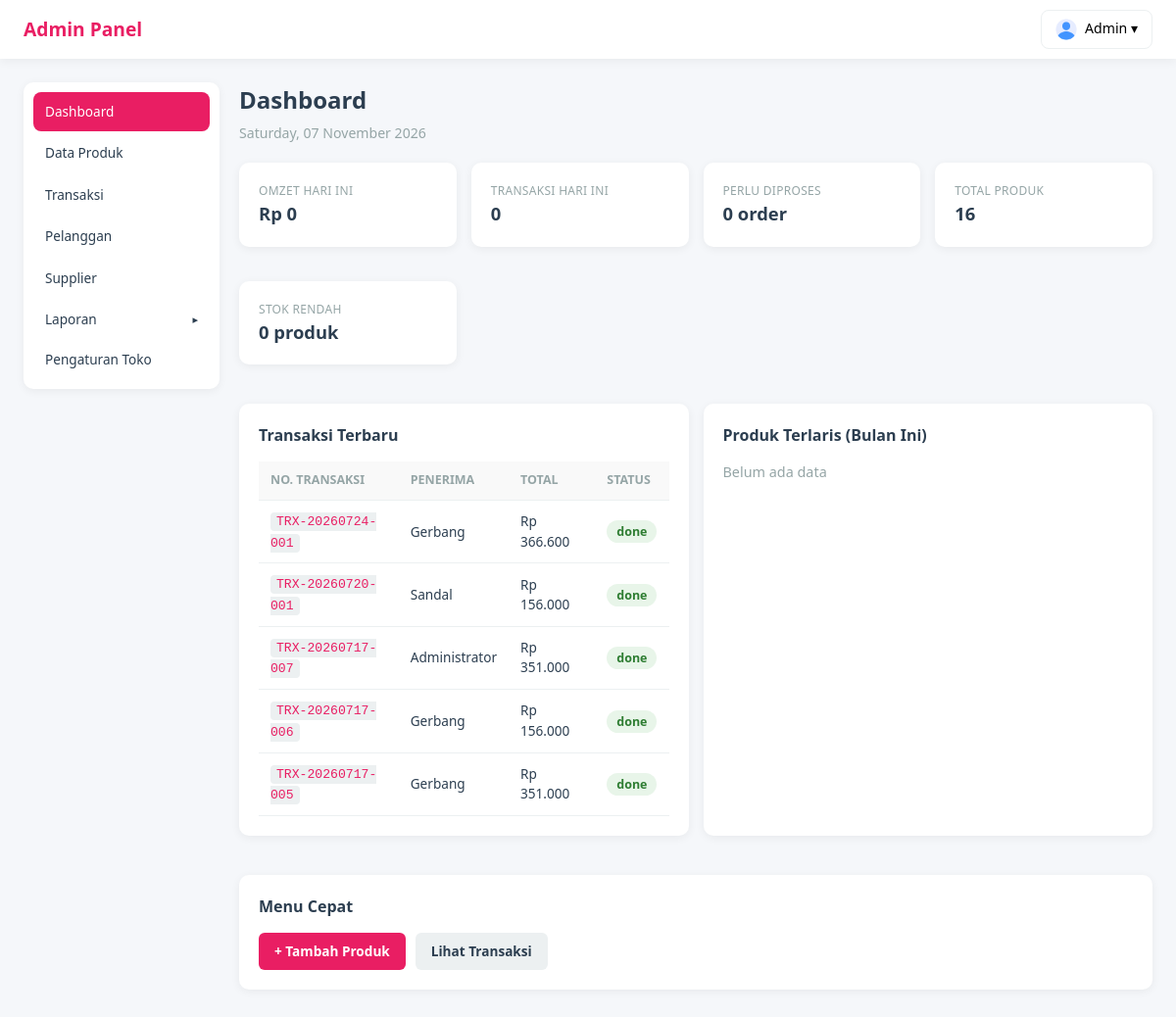
The app's page /admin/index.php with its own data.
### tables this page shows
CREATE TABLE `transaksi` (
  `id` int(11) NOT NULL AUTO_INCREMENT,
  `no_transaksi` varchar(30) NOT NULL,
  `tanggal` timestamp NULL DEFAULT current_timestamp(),
  `pelanggan_id` int(11) DEFAULT NULL,
  `user_id` int(11) NOT NULL,
  `subtotal` decimal(12,2) NOT NULL DEFAULT 0.00,
  `pajak_persen` decimal(5,2) NOT NULL DEFAULT 0.00,
  `pajak_nominal` decimal(12,2) NOT NULL DEFAULT 0.00,
  `diskon` decimal(12,2) NOT NULL DEFAULT 0.00,
  `total` decimal(12,2) NOT NULL DEFAULT 0.00,
  `metode_bayar` enum('cash','qris','transfer','creditcard') NOT NULL DEFAULT 'cash',
  `jumlah_bayar` decimal(12,2) NOT NULL DEFAULT 0.00,
  `kembalian` decimal(12,2) NOT NULL DEFAULT 0.00,
  `catatan` text DEFAULT NULL,
  `status` enum('pending','paid','packing','shipping','delivered','done','batal') NOT NULL DEFAULT 'pending',
  `nama_penerima` varchar(100) DEFAULT NULL,
  `telp_penerima` varchar(20) DEFAULT NULL,
  `alamat_pengiriman` text DEFAULT NULL,
  `payment_ref` varchar(100) DEFAULT NULL,
  `created_at` timestamp NULL DEFAULT current_timestamp(),
  `updated_at` timestamp NULL DEFAULT current_timestamp() ON UPDATE current_timestamp(),
  PRIMARY KEY (`id`),
  UNIQUE KEY `no_transaksi` (`no_transaksi`),
  KEY `pelanggan_id` (`pelanggan_id`),
  KEY `user_id` (`user_id`),
  CONSTRAINT `transaksi_ibfk_1` FOREIGN KEY (`pelanggan_id`) REFERENCES `pelanggan` (`id`),
  CONSTRAINT `transaksi_ibfk_2` FOREIGN KEY (`user_id`) REFERENCES `users` (`id`)
);

### html/admin/pages/dashboard.php (the view, shortened to what this page needs)
<?php
$totalProduk = $db->query("SELECT COUNT(*) FROM produk WHERE is_active = 1")->fetchColumn();
$totalStokRendah = $db->query("SELECT COUNT(*) FROM produk WHERE is_active = 1 AND stok <= 5")->fetchColumn();
$today = date('Y-m-d');
$trxHariIni = $db->prepare("SELECT COUNT(*) as jumlah, COALESCE(SUM(total), 0) as omzet FROM transaksi WHERE DATE(tanggal) = :today AND status != 'batal'");
$trxHariIni->execute([':today' => $today]);
$trxData = $trxHariIni->fetch();
$orderPending = $db->query("SELECT COUNT(*) FROM transaksi WHERE status IN ('paid', 'packing')")->fetchColumn();
$recentOrders = $db->query("SELECT id, no_transaksi, total, status, nama_penerima, created_at FROM transaksi ORDER BY created_at DESC LIMIT 5")->fetchAll();
$produkTerlaris = $db->query("SELECT dt.nama_produk, SUM(dt.qty) as total_terjual FROM detail_transaksi dt JOIN transaksi t ON t.id = dt.transaksi_id WHERE t.status != 'batal' AND MONTH(t.tanggal) = MONTH(CURDATE()) AND YEAR(t.tanggal) = YEAR(CURDATE()) GROUP BY dt.nama_produk ORDER BY total_terjual DESC LIMIT 5")->fetchAll();
?>
<h1 class="page-title">Dashboard</h1>
<p style="color:var(--gray);font-size:0.88rem;margin-top:-15px;margin-bottom:20px;"><?php echo date('l, d F Y'); ?></p>
<div class="summary-grid">
    <div class="card summary-card">
        <div><p class="summary-label">Omzet Hari Ini</p><p class="summary-value">Rp <?php echo number_format($trxData['omzet'], 0, ',', '.'); ?></p></div>
    </div>
    <div class="card summary-card">
        <div><p class="summary-label">Transaksi Hari Ini</p><p class="summary-value"><?php echo $trxData['jumlah']; ?></p></div>
    </div>
    <div class="card summary-card">
        <div><p class="summary-label">Perlu Diproses</p><p class="summary-value"><?php echo $orderPending; ?> order</p></div>
    </div>
    <div class="card summary-card">
        <div><p class="summary-label">Total Produk</p><p class="summary-value"><?php echo $totalProduk; ?></p></div>
    </div>
    <div class="card summary-card">
        <div><p class="summary-label">Stok Rendah</p><p class="summary-value"><?php echo $totalStokRendah; ?> produk</p></div>
    </div>
</div>
<div style="display:grid;grid-template-columns:1fr 1fr;gap:15px;margin-bottom:20px;">
    <section class="card">
        <h3>Transaksi Terbaru</h3>
        <?php if (!empty($recentOrders)): ?>
        <div class="table-wrapper">
            <table class="table">
                <thead><tr><th>No. Transaksi</th><th>Penerima</th><th>Total</th><th>Status</th></tr></thead>
                <tbody>
                    <?php foreach ($recentOrders as $o): ?>
                    <tr>
                        <td><a href="?page=order-detail&id=<?php echo $o['id']; ?>" style="color:var(--primary);text-decoration:none;"><code><?php echo $o['no_transaksi']; ?></code></a></td>
                        <td><?php echo htmlspecialchars($o['nama_penerima'] ?? '-'); ?></td>
                        <td>Rp <?php echo number_format($o['total'], 0, ',', '.'); ?></td>
                        <td><span class="badge badge-ok"><?php echo $o['status']; ?></span></td>
                    </tr>
                    <?php endforeach; ?>
                </tbody>
            </table>
        </div>
        <?php else: ?>
            <p style="color:var(--gray);font-size:0.9rem;">Belum ada transaksi</p>
        <?php endif; ?>
    </section>
    <section class="card">
        <h3>Produk Terlaris (Bulan Ini)</h3>
        <?php if (!empty($produkTerlaris)): ?>
        <div class="table-wrapper">
            <table class="table">
                <thead><tr><th>Produk</th><th>Terjual</th></tr></thead>
                <tbody>
                    <?php foreach ($produkTerlaris as $pt): ?>
                    <tr>
                        <td><?php echo htmlspecialchars($pt['nama_produk']); ?></td>
                        <td><strong><?php echo $pt['total_terjual']; ?></strong></td>
                    </tr>
                    <?php endforeach; ?>
                </tbody>
            </table>
        </div>
        <?php else: ?>
            <p style="color:var(--gray);font-size:0.9rem;">Belum ada data</p>
        <?php endif; ?>
    </section>
</div>
<section class="card">
    <h3>Menu Cepat</h3>
    <div class="quick-links">
        <a href="?page=produk" class="btn btn-primary">+ Tambah Produk</a>
        <a href="?page=transaksi" class="btn btn-secondary">Lihat Transaksi</a>
    </div>
</section>

### html/admin/css/admin.css (style rules this page uses)
* { margin: 0; padding: 0; box-sizing: border-box; }
:root { --primary: #e91e63; --primary-dark: #c2185b; --primary-light: #fce4ec; --secondary: #4caf50; --warning: #ff9800; --danger: #f44336; --dark: #2c3e50; --gray: #95a5a6; --gray-light: #ecf0f1; --white: #ffffff; --radius: 10px; --shadow: 0 2px 10px rgba(0, 0, 0, 0.06); }
body { font-family: 'Segoe UI', Tahoma, Geneva, Verdana, sans-serif; background: #f5f7fa; color: var(--dark); line-height: 1.5; }
.page-title { font-size: 1.5rem; font-weight: 700; margin-bottom: 20px; }
.card { background: var(--white); border-radius: var(--radius); padding: 20px; box-shadow: var(--shadow); margin-bottom: 20px; }
.card h3 { font-size: 1rem; margin-bottom: 15px; color: var(--dark); }
.summary-grid { display: grid; grid-template-columns: repeat(auto-fit, minmax(180px, 1fr)); gap: 15px; margin-bottom: 20px; }
.summary-card { display: flex; align-items: center; gap: 12px; }
.summary-label { font-size: 0.75rem; color: var(--gray); text-transform: uppercase; letter-spacing: 0.3px; }
.summary-value { font-size: 1.15rem; font-weight: 700; }
.quick-links { display: flex; gap: 10px; flex-wrap: wrap; }
.btn { padding: 9px 16px; border: none; border-radius: 6px; font-size: 0.85rem; font-weight: 600; cursor: pointer; text-decoration: none; display: inline-flex; align-items: center; gap: 4px; transition: opacity 0.2s; }
.btn-primary { background: var(--primary); color: var(--white); }
.btn-secondary { background: var(--gray-light); color: var(--dark); }
.table-wrapper { overflow-x: auto; }
.table { width: 100%; border-collapse: collapse; font-size: 0.85rem; }
.table th, .table td { padding: 10px 12px; text-align: left; border-bottom: 1px solid var(--gray-light); }
.table th { background: #f9f9f9; font-weight: 600; font-size: 0.78rem; text-transform: uppercase; color: var(--gray); }
.table code { background: var(--gray-light); padding: 2px 6px; border-radius: 4px; font-size: 0.82rem; }
.badge { padding: 3px 10px; border-radius: 12px; font-size: 0.78rem; font-weight: 600; }
.badge-ok { background: #e8f5e9; color: #2e7d32; }

### records on screen
transaksi: no_transaksi "TRX-20260724-001", nama_penerima "Gerbang", total "366.600", status "done"
transaksi: no_transaksi "TRX-20260720-001", nama_penerima "Sandal", total "156.000", status "done"
transaksi: no_transaksi "TRX-20260717-007", nama_penerima "Administrator", total "351.000", status "done"
transaksi: no_transaksi "TRX-20260717-006", nama_penerima "Gerbang", total "156.000", status "done"
transaksi: no_transaksi "TRX-20260717-005", nama_penerima "Gerbang", total "351.000", status "done"

### other values on screen
$_SESSION['user']['username'] "Admin"
$trxData['omzet'] "0"
$trxData['jumlah'] "0"
$orderPending "0"
$totalProduk "16"
$totalStokRendah "0"
